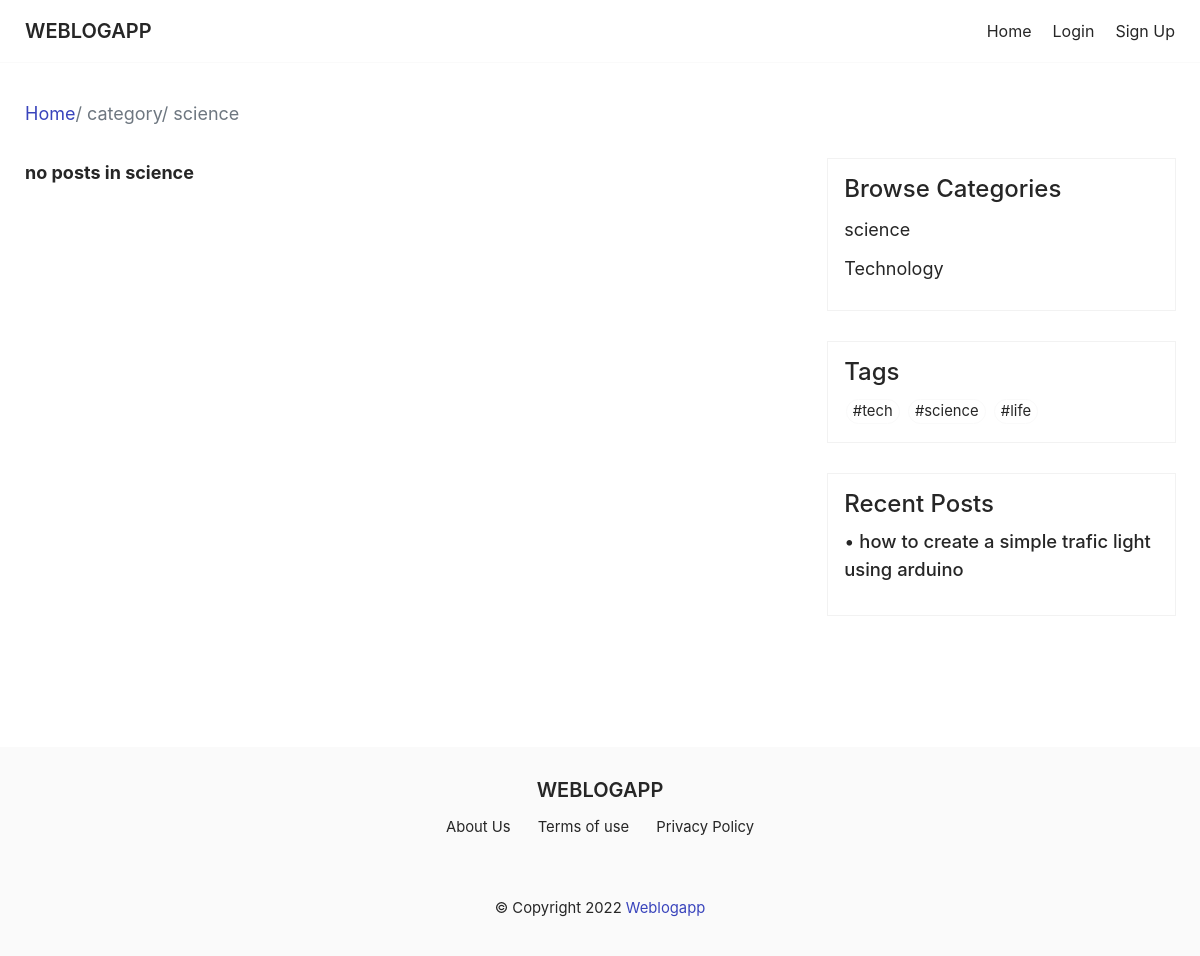
The app's page /category/science/ with its own data.
### blogapp/models.py (models this page shows, shortened)
class Category(models.Model):
    name = models.CharField(max_length=150, null=False, blank=False)
    slug = models.SlugField(max_length=100, unique=True, blank=True)
    class Meta:
        ordering=('-name',)
    def __str__(self):
        return self.name

class Post(models.Model):
    title = models.CharField(max_length=200)
    category = models.ForeignKey(Category, null=True, related_name="posts", blank=True,
                                 on_delete=models.SET_NULL)
    tags = TaggableManager()
    content = HTMLField(blank=True, null=True)
    image = models.ImageField(upload_to='static/images', blank=True, null=True)
    image_credit = models.URLField(null=True, help_text="paste or type the link(optional)", blank=True)
    author = models.ForeignKey(User, on_delete=models.CASCADE, related_name='blog')
    slug = models.SlugField(max_length=100, unique=True)
    updated = models.DateTimeField(auto_now=True)
    date_created = models.DateTimeField(default=timezone.now)
    status = models.IntegerField(choices=STATUS, default=0)
    likes = models.ManyToManyField(User, related_name='liked_posts', blank=True)
    def get_absolute_url(self):
        return reverse('blogapp:detail', args=[self.slug])
    class Meta:
        ordering = ['date_created']
        verbose_name = 'Post'
        verbose_name_plural = 'Posts'

### blogapp/views.py (the view)
# urls.py: path('category/<slug:category_slug>/', views.category_view, name='category'),
def category_view(request, category_slug=None):
    category = None
    categories = Category.objects.all()
    object_list = Post.objects.all()
    all_tags = Tag.objects.all()
    if category_slug:
        category = get_object_or_404(Category, slug=category_slug)
        object_list = object_list.filter(category=category)
    return render(request, 'blogapp/category.html', {'category': category,
                                                     'categories': categories
        , 'object_list': object_list,
        'all_tags': all_tags})

### blogapp/templatetags/blog_tags.py (called while the page is built)
@register.inclusion_tag('blogapp/latest_posts.html')
def show_latest_posts(count=5):
    latest_posts = Post.objects.filter(status=1).order_by('-date_created')[:count]
    return {'latest_posts': latest_posts}

### blogapp/templates/blogapp/category.html
{% extends 'base.html' %} {% block main %}
<main>
  {% if category %}
  <div class="container" style="margin-bottom: 1rem; color: #6e7780">
    <p><a href="{% url 'blogapp:home'%}">Home</a>/ category/ {{category}}</p>
  </div>
  {% endif %}
  <div class="container">
    <section>
      <div class="main-wrapper">
        {% if object_list %} {% for blog in object_list %}
        <div class="blog-card">
          <div>
            {% if blog.image %}<a href="{{ blog.get_absolute_url }}">
              <img src="{{ blog.image.url }}" class="blog-card-img" /></a
            >{% endif %}
          </div>
          <div class="card-content">
            <a href="{% url 'blogapp:category' blog.category.slug %}" class="category"
              >{{ blog.category }}</a>
            <a href="{{ blog.get_absolute_url }}" class="card-title"
              ><h3>{{ blog.title }}</h3></a
            >
            <p>
              {{blog.content|safe|truncatewords:14}}
              <a href="{{ blog.get_absolute_url }}" class="read-more"
                >Read more</a
              >
            </p>
          </div>
        </div>
        {% endfor %} {% else %}
        <strong>no posts in {{ category.name }}</strong>
        {% endif %}
      </div>
      {% include 'blogapp/pagination.html' %}
    </section>
    {% include 'blogapp/sidebar.html' %}
  </div>
</main>
{% endblock %}

### blogapp/templates/blogapp/sidebar.html
{% load blog_tags %}
<aside>
  <div class="side-box">
    <h2>Browse Categories</h2>
    {% for category in categories %}
    <a href="{% url 'blogapp:category' category.slug %}" class="category-link"
      >{{category.name}}</a
    >
    {% endfor %}
  </div>
  <div class="side-box">
    <h2>Tags</h2>
    {% for tag in all_tags %}
    <a href="{% url 'blogapp:posts_by_tag' tag.slug %}" class="tag-link"
      >#{{tag.name}}</a
    >
    {% endfor %}
  </div>
  <div class="side-box">
    <h2>Recent Posts</h2>
    {% show_latest_posts 4 %}
  </div>
</aside>

### blogapp/templates/blogapp/latest_posts.html
{% for post in latest_posts %}
<li class="recent-post">
  <span>&bull;</span>
  <a href="{{post.get_absolute_url}}" class="recent-post-link">
    {{post.title}}</a
  >
</li>
{% endfor %}

### static/css/base.css (style rules this page uses)
:root { --white-color:#fff; --main-color:#3944bc; --error-color:#e91640; --text-color:#262626; --light-gray:#fafafa; --bg-color:#fff; --bg-color-2:#f0f2f5; --border:#b3bdcc; --box-shadow1:rgba(0, 0, 0, 0.05) 0px 0px 0px 1px; --transition:all ease 0.3s; }
*, *::before, *::after { margin: 0; padding: 0; box-sizing: border-box; }
html { scroll-behavior: smooth; }
body { font-family:-apple-system, BlinkMacSystemFont, "Segoe UI", "Roboto", "Helvetica Neue", Arial, sans-serif, "Apple Color Emoji", "Segoe UI Emoji", "Segoe UI Symbol"; font-weight: 400; background:var(--bg-color); color: var(--text-color); font-size:1.125rem; line-height: 1.5; }
a { text-decoration: none; color:var(--main-color); }
p { margin-bottom: 1rem; }
h1, h2, h3, h4, h5, h6 { font-weight:500; margin-bottom:0.6rem; line-height:1.2; }
h2 { font-size:1.50rem; }
.container, .wrapper { width: 100%; margin-left: auto; margin-right: auto; }
main { margin:100px auto; padding:0 12px; }
main .container { display: grid; grid-template-columns:repeat(auto-fit, minmax(100%, 1fr)); gap:10px; }
.main-wrapper { display: grid; grid-template-columns:repeat(auto-fit, minmax(100%, 1fr)); gap:30px; }
aside { margin-top: 1rem; }
aside .side-box { padding:1rem; margin-bottom:2rem; box-shadow:rgba(0, 0, 0, 0.05) 0px 0px 0px 1px; }
.side-box .category-link { display: block; font-size:1rem; margin:0.75rem 0; color:inherit; }
.tag-link { display: inline-block; font-size:0.925rem; margin:0.1rem; padding:0.6px 6px; border: 1px solid var(--light-gray); border-radius: 900px; color: inherit; }
.recent-post { list-style:none; margin-bottom:1rem; }
.recent-post-link { font-weight:500; font-size:1.15rem; color:inherit; -webkit-transition:var(--transition); -moz-transition:var(--transition); transition:var(--transition); }
@media (min-width:600px) { main { padding:0 1rem; } }
@media (min-width:600px) { .main-wrapper { grid-template-columns: repeat(1, minmax(0, 1fr)); } }
@media (min-width:600px) { .main-wrapper { grid-template-columns: repeat(2, minmax(0, 1fr)); gap:20px; } }
@media (min-width:600px) { aside { margin-top:0; } }
@media (min-width:600px) { .side-box .category-link { font-size:inherit; } }
@media (min-width:768px) { .container, .wrapper { max-width: 700px; } }
@media (min-width:768px) { .main-wrapper { gap:30px; } }
@media (min-width:1200px) { .container { max-width:1150px; } }
@media (min-width:1200px) { main .container { grid-template-columns: 4.5fr 2.1fr; gap: 60px; } }
@media (min-width:1200px) { .main-wrapper { grid-template-columns: repeat(2, minmax(0, 1fr)); } }

### records on screen
Category: name "science"
Category: name "Technology"
Tag: name "tech"
Tag: name "science"
Tag: name "life"
Post: title "how to create a simple trafic light using arduino"
